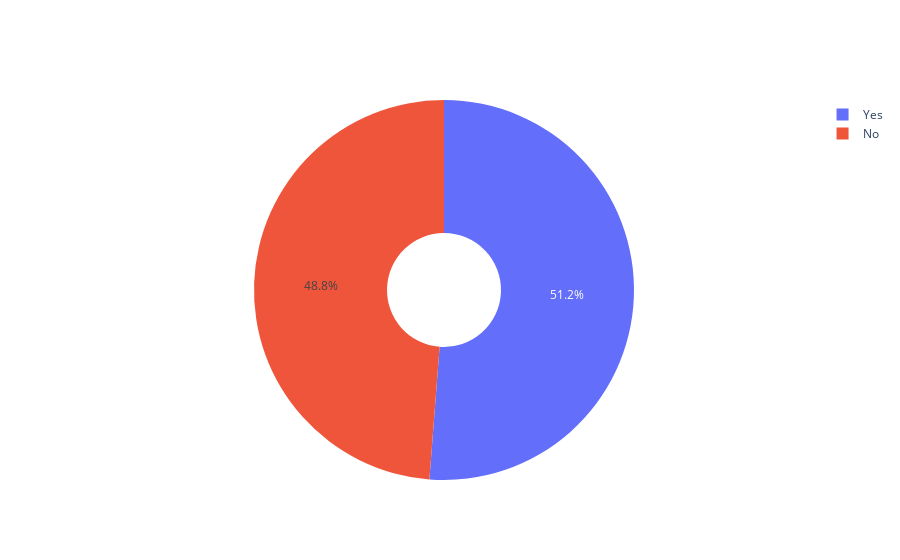

The cell this chart's notebook holds for it:
### Code cell
fig.show()

### Figure 1 — Plotly figure (JSON) as saved in the notebook; plotly's stock layout.template omitted (floating-point values rounded to 4 significant figures)
{"data": [{"hole": 0.3, "labels": ["Yes", "No"], "type": "pie", "values": [418, 398]}], "layout": {}}
